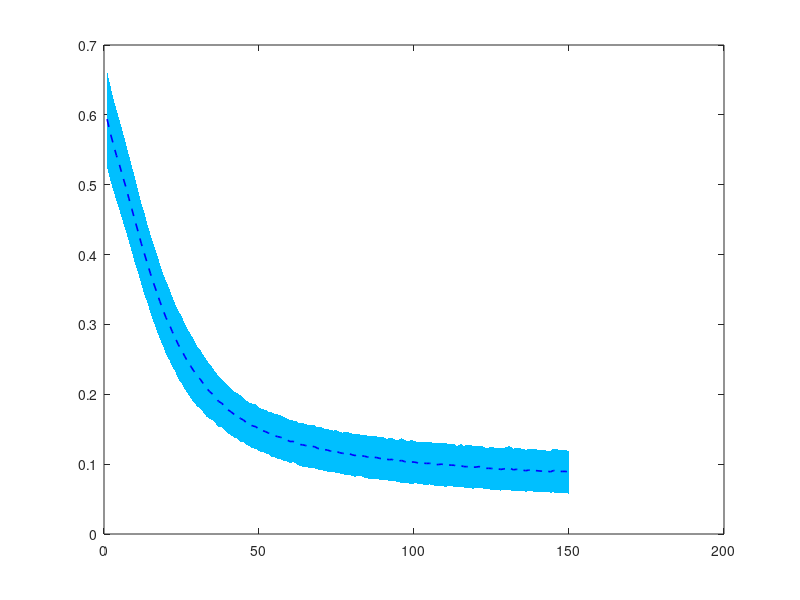

MATLAB code for this plot: (Note: this script raises an error after producing the figure.)
clc
load('figure(60,10)/R_Error_3.mat')
a1 = R_Error(1:11:330,:);
a2 = R_Error(2:11:330,:);
a3 = R_Error(10:11:330,:);
a4 = R_Error(11:11:330,:);
a = [a1;a2;a3;a4];
a = R_Error(1:1:360,1:150);

b = mean(a,1);
c = std(a,1);
d = b+c;

x = 1:150;        
xconf = [x x(end:-1:1)] ;%a round trip         
yconf = [b-c d(end:-1:1)];%015 is the strip width.,Changing to a matrix will have different widths
p = fill(xconf,yconf,'r','FaceColor',[0 191 255]/255,'EdgeColor','none');%FaceColor is the fill color, EdgeColor is the border color

hold on;
plot(b,'b--','linewidth',1.2)

load('figure(60,10)/R_Error_1.mat')
a = R_Error(1:1:360,1:150);
b = mean(a,1);
c = std(a,1);
d = b+c;
x = 1:150;            
xconf = [x x(end:-1:1)] ;% a round trip        
yconf = [b-c d(end:-1:1)];%0.15 It is the strip width. If you change it to a matrix, it will have different widths.
p = fill(xconf,yconf,'b','FaceColor',[0 238 118]/255,'EdgeColor','none');%FaceColor is the fill color, EdgeColor is the border color
plot(b,'g--','linewidth',1.2,'color',[0 100 0]/255)

load('figure(60,10)/R_Error_5.mat')
a = R_Error(1:1:360,1:150);
b = mean(a,1);
c = std(a,1);
d = b+c;
x = 1:150;          
xconf = [x x(end:-1:1)] ;%a round trip         
yconf = [b-c d(end:-1:1)];%0.15 is the strip width. If you change it to a matrix, it will have different widths.
p = fill(xconf,yconf,'g','FaceColor',[205 85 85]/255,'EdgeColor','none');%FaceColor is the fill color, EdgeColor is the border color
plot(b,'k--','linewidth',1.2)

legend('One std - fixed noise power','Mean - fixed noise power','One std - adjustable noise power','Mean - adjustable noise power','One std - transfer learning','Mean  - transfer learning','FontSize',11)
xlabel('Epoch');
ylabel('Loss value');
grid on;

